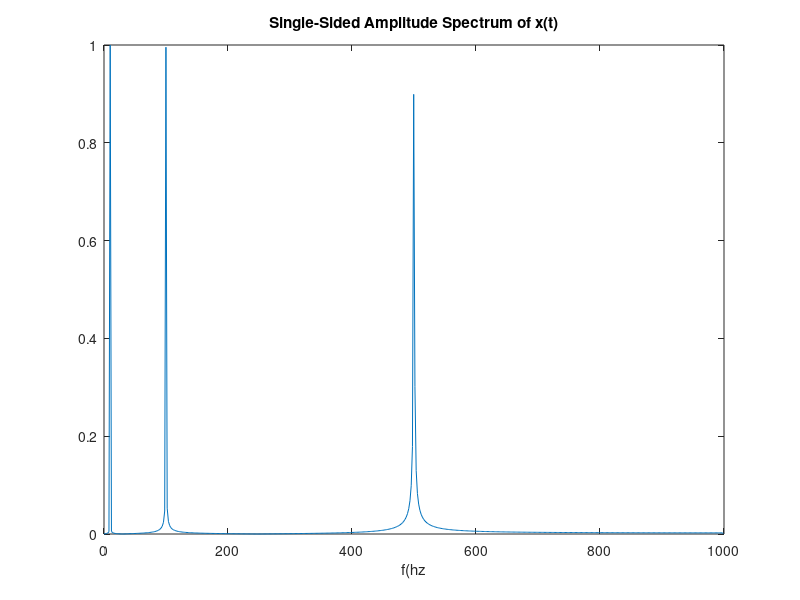

The MATLAB script that drew this image:
clc;            %clear command windows all
close all;      %close all figures 
clear;          %erase all existing variables
workspace;      %make sure workspace is showing

%show numbers in a compact form with 5 digit
format long g
format compact

%Set font size
fontSize = 2; 
%------------------------------------------------------
%------------------------------------------------------




%Make 0.5 seconds sampled every 1/2000 of second (2 khz sampling rate)
t = 0 : 1/2000: 0.5;   %interval 1/2000 (2khz)

%define wave parameters  (10Hz)
f1 = 10;  %10Hz
T1 = 1/f1;
amp1 = 1;

%define wave parameters  (100Hz)
f2 = 100;  %100Hz
T2 = 1/f2;
amp2 = 1;

%define wave parameters  (500Hz)
f3 = 500;  %100Hz
T3 = 1/f3;
amp3 = 1;



%Make signal
signal1 = amp1 * sin(2*pi*t/T1);
signal2 = amp2 * sin(2*pi*t/T2);
signal3 = amp3 * sin(2*pi*t/T3);


%Combining the Signals (10 + 100 + 500 Hz)
signal = signal1 + signal2 + signal3; 

%------------------------------------------------------
%compute DFT of the orjiginal signal (signal)
signal_fft = fft(signal);

%Get Signal length
len_signal = length(signal);

%Compute signal magnitude
magnitude_signal = abs(signal_fft);

%2Khz Sampling Frequency
Fs = 2000;
f  = Fs*(0:(len_signal/2))/len_signal;  %X-axis is frequency

P2 = abs(signal_fft / len_signal);
P1 = P2(1: len_signal/2 + 1);
P1(2:end -1) = 2*P1(2:end -1);

plot(f, P1);
title('Single-Sided Amplitude Spectrum of x(t)');
xlabel('f(hz');


%%
% filter designer
% >> fdatool 

%https://www.udemy.com/course/arm-cortex-dsp/learn/lecture/33396494#questions/18142862
%%
% >> lpf_5hz_60hz
% >> plot(lpf_5hz_60hz)
% >> csvwrite('lpf_5hz_60hz.txt',lpf_5hz_60hz)
